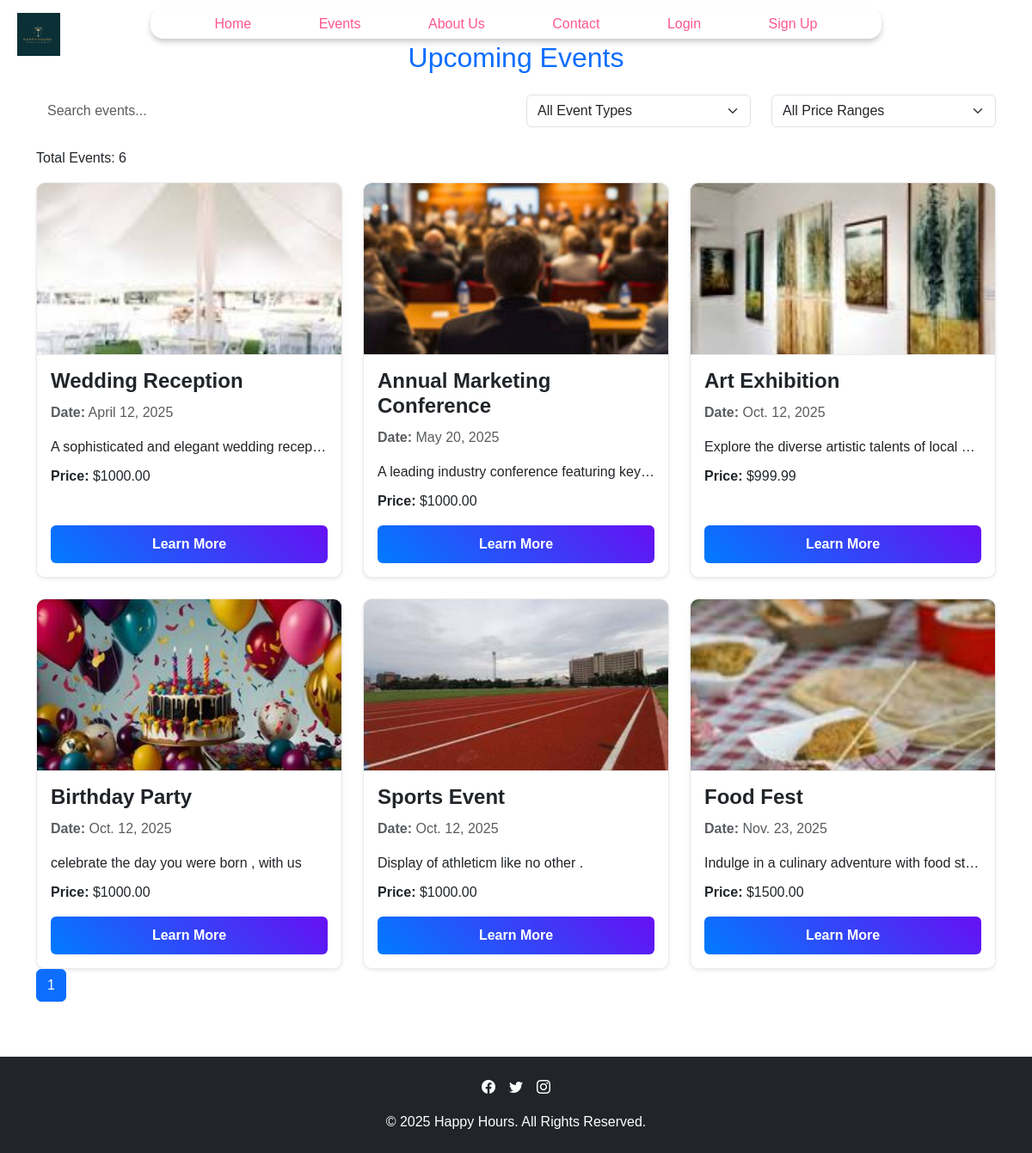
Screenshot of /events/ with the database file from the repository.
### eventapp/models.py (models this page shows, shortened)
class Event(models.Model):
    name = models.CharField(max_length=200)
    is_available = models.BooleanField(default=True)
    slug = models.SlugField(unique=True, blank=True)
    desc = models.TextField(default='no description provided')
    event_date = models.DateField()
    location = models.CharField(max_length=200, default='not specified')
    price = models.DecimalField(max_digits=10, decimal_places=2, default=Decimal('0.00'))
    img = models.ImageField(upload_to='events/', blank=True, null=True)
    event_type = models.CharField(max_length=50, default='not specified')
    event_duration = models.CharField(max_length=50, default='not specified')
    itinerary = models.JSONField(default=list)

### eventapp/views.py (the view)
# urls.py: path('events/', views.event_list, name='events'),
def event_list(request):
    events = Event.objects.filter(event_date__gte=now().date(), is_available=True).order_by('event_date')  # Order by event date
    paginator = Paginator(events, 6)  # Adjust the number of events per page
    page_number = request.GET.get('page')
    page_obj = paginator.get_page(page_number)
    return render(request, 'eventapp/events.html', {'page_obj': page_obj})

### userapp/context_processors.py (called while the page is built)
def timestamp(request):
    return {
        'timestamp': int(time.time())  # Or use any versioning logic you prefer
    }

def toast_message(request):
    return {
        'toast_message': {
            'type': getattr(request, 'toast_type', None),  # Default to None if not set
            'message': getattr(request, 'toast_message', None),  # Default to None if not set
        }
    }

### eventapp/templates/eventapp/events.html (shortened to what this page needs)
{% extends 'base.html' %}
{% load static %}
{% block content %}
<div class="container py-5">
    <h2 class="text-center text-primary mb-4">Upcoming Events</h2>
    <div class="row mb-4">
        <div class="col-md-6">
            <input type="text" class="form-control" id="eventSearch" placeholder="Search events..." onkeyup="searchEvents()">
        </div>
        <div class="col-md-3">
            <select class="form-select" id="eventTypeFilter" onchange="filterEvents()">
                <option value="">All Event Types</option>
            </select>
        </div>
        <div class="col-md-3">
            <select class="form-select" id="eventPriceFilter" onchange="filterEvents()">
                <option value="">All Price Ranges</option>
            </select>
        </div>
    </div>
    <p>Total Events: {{ page_obj.paginator.count }}</p>
    <div class="row g-4" id="eventGrid">
        {% for i in page_obj %}
        <div class="col-md-6 col-lg-4 event-card"
            data-event-type="{{ i.event_type }}"
            data-event-price="{{ i.price }}">
            <div class="card h-100 shadow-sm" data-aos="fade-up">
                {% if i.img %}
                    <img src="{{ i.img.url }}" alt="{{ i.name }} Image" class="card-img-top" style="height: 200px; object-fit: cover;">
                {% else %}
                    <img src="{% static 'images/crsl1.jpg' %}" alt="Default Event Image" class="card-img-top" style="height: 200px; object-fit: cover;">
                {% endif %}
                <div class="card-body d-flex flex-column">
                    <h5 class="card-title">{{ i.name }}</h5>
                    <p class="text-muted"><strong>Date:</strong> {{ i.event_date }}</p>
                    <p class="card-text text-truncate">{{ i.desc }}</p>
                    <p><strong>Price:</strong> ${{ i.price }}</p>
                    <a href="{% url 'eventapp:event_detail' i.slug %}" class="btn btn-primary mt-auto">Learn More</a>
                </div>
            </div>
        </div>
        {% endfor %}
    </div>
    <div class="pagination">
        <nav>
            <ul class="pagination justify-content-center">
                <li class="page-item active"><a class="page-link">{{ page_obj.number }}</a></li>
            </ul>
        </nav>
    </div>
</div>
{% endblock %}

### static/css/styles.css (style rules this page uses)
body, html { font-family: "Arial", sans-serif; margin: 0; padding: 0; background-color: #ffffff; }
.event-card .card { border: 1px solid #eaeaea; border-radius: 10px; overflow: hidden; transition: transform 0.3s ease, box-shadow 0.3s ease; }
.event-card .card-img-top { border-bottom: 1px solid #eaeaea; }
.event-card .card-title { font-size: 1.5rem; font-weight: bold; margin-bottom: 10px; }
.event-card .card-text { font-size: 1rem; margin-bottom: 10px; }
.event-card .btn { padding: 10px 20px; font-size: 1rem; font-weight: 600; }
::placeholder { color: rgba(255, 255, 255, 0.7); }
.form-control { background: transparent; color: white; border: 1px solid rgba(255, 255, 255, 0.3); }
.btn-primary { background: linear-gradient(45deg, #007bff, #6610f2); border: none; transition: all 0.3s ease-in-out; }
input.form-control, textarea.form-control { background-color: #ffffff30; color: white; border: 1px solid #ffffff70; }

### rows the page displays
Event: img (picture), name "Wedding Reception", event_date "April 12, 2025", desc "A sophisticated and elegant wedding recep…", price "1000.00"
Event: img (picture), name "Annual Marketing Conference", event_date "May 20, 2025", desc "A leading industry conference featuring key…", price "1000.00"
Event: img (picture), name "Art Exhibition", event_date "Oct. 12, 2025", desc "Explore the diverse artistic talents of local…", price "999.99"
Event: img (picture), name "Birthday Party", event_date "Oct. 12, 2025", desc "celebrate the day you were born , with us", price "1000.00"
Event: img (picture), name "Sports Event", event_date "Oct. 12, 2025", desc "Display of athleticm like no other .", price "1000.00"
Event: img (picture), name "Food Fest", event_date "Nov. 23, 2025", desc "Indulge in a culinary adventure with food st…", price "1500.00"

### other values shown
{{ page_obj.paginator.count }} "6"
{{ page_obj.number }} "1"
